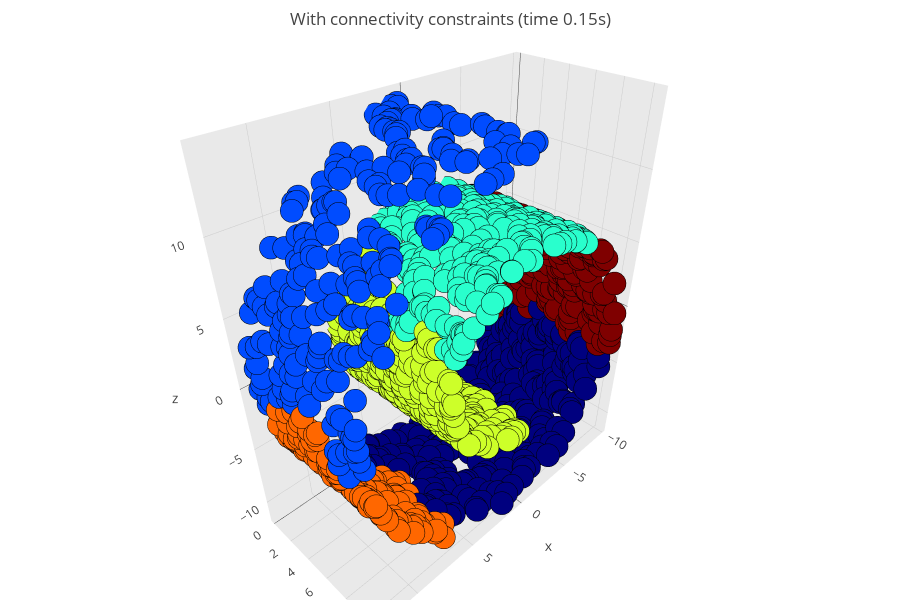

The code cell stored with this chart in its notebook:
### Code cell
color =   matplotlib_to_plotly(plt.cm.jet, 6)

data = [ ]
for l in np.unique(label):
    trace = go.Scatter3d(x=X[label == l, 0],
                         y=X[label == l, 1], 
                         z=X[label == l, 2],
                         mode='markers', 
                         showlegend = False,
                         marker=dict( color= color[l][1],
                                       line= dict(color='black', width=1)
                                    ))
    data.append(trace)
    
layout = go.Layout(height = 600, 
                   title = 'With connectivity constraints (time %.2fs)' % elapsed_time,
                   scene = dict(
                    xaxis = dict(
                         backgroundcolor="rgb(233, 233, 233)",
                         showbackground=True),
                    yaxis = dict(
                        backgroundcolor="rgb(233, 233, 233)",
                        showbackground=True,),
                    zaxis = dict(
                        backgroundcolor="rgb(233, 233, 233)",
                        showbackground=True)),
                    margin=dict(
                                l=0, r=0,
                                b=0, t=50)
                  )

fig = go.Figure(data=data, layout = layout)
plotly.offline.iplot(fig)

### Figure 1 — Plotly figure (JSON) as saved in the notebook; plotly's stock layout.template omitted (floating-point values rounded to 4 significant figures; data arrays with more than 128 entries replaced by an {"elided": "..."} marker saying what was removed)
{"data": [{"marker": {"color": "rgb(0, 0, 127)", "line": {"color": "black", "width": 1}}, "mode": "markers", "showlegend": false, "type": "scatter3d", "x": {"elided": "291 float values"}, "y": {"elided": "291 float values"}, "z": {"elided": "291 float values"}}, {"marker": {"color": "rgb(0, 76, 255)", "line": {"color": "black", "width": 1}}, "mode": "markers", "showlegend": false, "type": "scatter3d", "x": {"elided": "231 float values"}, "y": {"elided": "231 float values"}, "z": {"elided": "231 float values"}}, {"marker": {"color": "rgb(41, 255, 205)", "line": {"color": "black", "width": 1}}, "mode": "markers", "showlegend": false, "type": "scatter3d", "x": {"elided": "263 float values"}, "y": {"elided": "263 float values"}, "z": {"elided": "263 float values"}}, {"marker": {"color": "rgb(205, 255, 41)", "line": {"color": "black", "width": 1}}, "mode": "markers", "showlegend": false, "type": "scatter3d", "x": {"elided": "366 float values"}, "y": {"elided": "366 float values"}, "z": {"elided": "366 float values"}}, {"marker": {"color": "rgb(255, 103, 0)", "line": {"color": "black", "width": 1}}, "mode": "markers", "showlegend": false, "type": "scatter3d", "x": {"elided": "152 float values"}, "y": {"elided": "152 float values"}, "z": {"elided": "152 float values"}}, {"marker": {"color": "rgb(127, 0, 0)", "line": {"color": "black", "width": 1}}, "mode": "markers", "showlegend": false, "type": "scatter3d", "x": {"elided": "197 float values"}, "y": {"elided": "197 float values"}, "z": {"elided": "197 float values"}}], "layout": {"height": 600, "margin": {"b": 0, "l": 0, "r": 0, "t": 50}, "scene": {"xaxis": {"backgroundcolor": "rgb(233, 233, 233)", "showbackground": true}, "yaxis": {"backgroundcolor": "rgb(233, 233, 233)", "showbackground": true}, "zaxis": {"backgroundcolor": "rgb(233, 233, 233)", "showbackground": true}}, "title": "With connectivity constraints (time 0.15s)"}}
